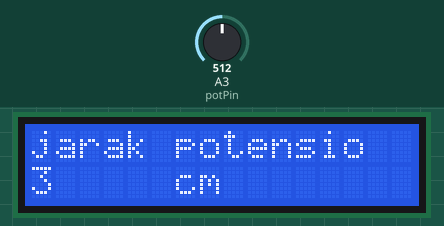
A sketch run on a simulated Arduino Uno, built with avr-gcc and run on an emulated ATmega328P. On the bench: 16×2 character LCD. The inputs (shaded band) are chosen by the test bench; at power-on: A3 (potPin) = 512.

Above: at 1.2 s.
1.3 s: A3 (potPin) set to 716
At 2.6 s:
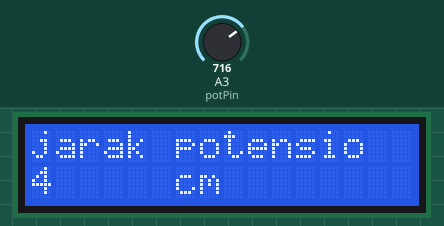
5.4 s: A3 (potPin) set to 900
At 7.0 s:
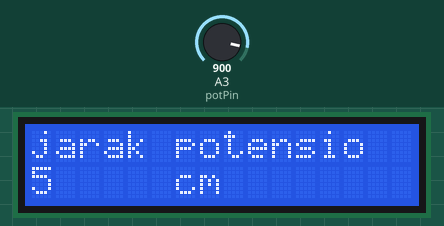
8.7 s: A3 (potPin) set to 1023
At 9.9 s:
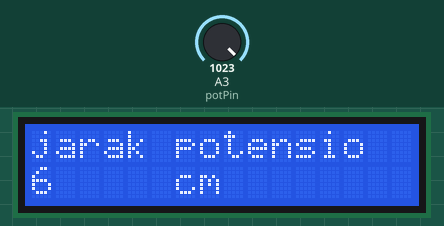
Timing chart, 0 to 11.7 s (numbered marks = the images above; inputs shaded):
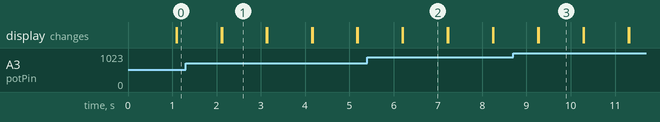

Measured:
- after the input at 1.3 s, the display: first differs from a run without the input after 0.82 s (image 1)
- after the input at 5.4 s, the display: first differs from a run without the input after 0.81 s (image 2)
- after the input at 8.7 s, the display: first differs from a run without the input after 0.57 s (image 3)
- what the display in image 1 shows lasts 1.0 s, from 2.1 s to 3.1 s

The sketch:

lcd_potensiometer_menjadi.ino
```cpp
#include <LiquidCrystal_I2C.h>
LiquidCrystal_I2C lcd(0x27, 16, 2);

const int potPin = A3;
int nilaisensor;
int teg;

void setup() {
  lcd.begin();
  pinMode(potPin,INPUT);
  Serial.begin(9600);
}

void loop()
{
  nilaisensor = analogRead(potPin);
  teg = nilaisensor * 6.0 / 1023;
  lcd.setCursor(0, 0);
  lcd.print("jarak potensio");
  lcd.setCursor(6, 1);                  // memindahkan kursor ke baris ke du
  lcd.print ("cm"); // menulis "Potensiometer" pada baris pertama
  lcd.setCursor (0, 1);
  lcd.print(teg); // menampilkan nilai parameter di dalam kurung

  delay(1000);
  lcd.clear();
}
```
